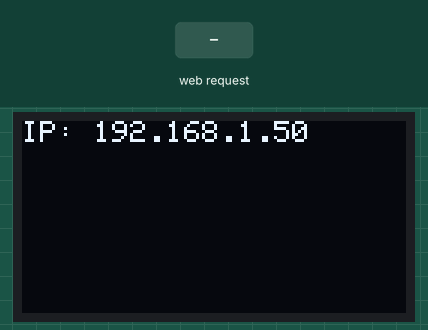
Recording of a sketch running on a simulated ESP8266 (NodeMCU). Shown: 128×64 one-colour display. Inputs (shaded band) come from the test bench. WiFi joins after 1.5 s; servers stay silent unless stated; not simulated (calls return 0 or success): credentials.h; what the sketch prints to the serial monitor is not drawn.

Above: at 3.7 s.
3.8 s: HTTP request GET /update?valor=1 received
At 4.1 s:
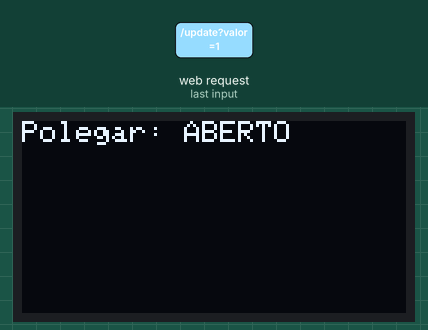
5.3 s: HTTP request GET /update?valor=0 received
At 6.5 s:
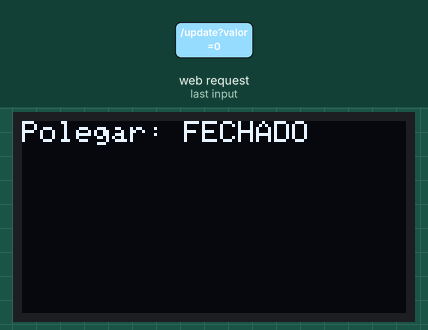
6.8 s: HTTP request GET /update?valor=120 received
At 7.6 s:
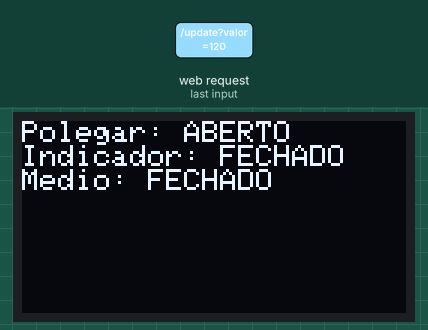
Timing chart, 0 to 9.8 s (numbered marks = the images above; inputs shaded):
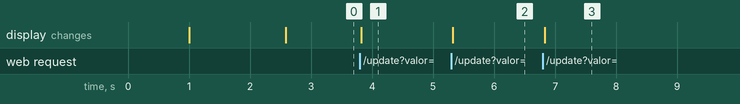

The sketch:

final_wifi.ino.ino
```cpp
#include <Arduino.h>
#include <ESP8266WiFi.h>
#include <ESP8266WebServer.h>
#include <Wire.h>
#include <Adafruit_GFX.h>
#include <Adafruit_SSD1306.h>

#include "credentials.h"  // Define ssid e password

// Configurações do display OLED
#define SCREEN_WIDTH 128
#define SCREEN_HEIGHT 64
#define OLED_RESET    -1
Adafruit_SSD1306 display(SCREEN_WIDTH, SCREEN_HEIGHT, &Wire, OLED_RESET);

// Servidor HTTP
ESP8266WebServer server(80);

// Nomes dos dedos
const char* dedos[5] = {"Polegar", "Indicador", "Medio", "Anelar", "Mindinho"};

// Função para mostrar texto no OLED
void displayFingers(const String &stateStr) {
  display.clearDisplay();
  display.setTextSize(1);
  display.setTextColor(WHITE);
  display.setCursor(0, 0);

  for (int i = 0; i < 5; i++) {
    if (i < stateStr.length()) {
      String status = (stateStr[i] == '1') ? "ABERTO" : "FECHADO";
      display.println(String(dedos[i]) + ": " + status);
    }
  }
  display.display();
}

// Função para tratar pedidos à rota /update
void handleUpdate() {
  if (server.hasArg("valor")) {
    String val = server.arg("valor");
    Serial.print("Recebido: ");
    Serial.println(val);
    displayFingers(val);
    server.send(200, "text/plain", "OK");
  } else {
    server.send(400, "text/plain", "Faltou o parametro 'valor'");
  }
}

void setup() {
  Serial.begin(115200);
  delay(1000);

  // Inicializa o OLED
  if (!display.begin(SSD1306_SWITCHCAPVCC, 0x3C)) {
    Serial.println(F("Erro: OLED nao encontrado"));
    for (;;);
  }
  display.clearDisplay();
  display.display();

  // Conecta ao WiFi
  Serial.print("A ligar ao WiFi: ");
  Serial.println(ssid);
  WiFi.begin(ssid, password);
  while (WiFi.status() != WL_CONNECTED) {
    delay(500);
    Serial.print(".");
  }
  Serial.println("\nWiFi ligado!");
  Serial.print("IP: ");
  Serial.println(WiFi.localIP());
  display.clearDisplay();
  display.setTextSize(1);
  display.setCursor(0,0);
  display.println("IP: " + WiFi.localIP().toString());
  display.display();

  // Configura a rota /update
  server.on("/update", handleUpdate);
  server.begin();
  Serial.println("Servidor HTTP iniciado.");
}

void loop() {
  server.handleClient();  // processa pedidos HTTP
}
```

Measured:
- after the input at 3.8 s, the display: changes at once (image 1)
- after the input at 5.3 s, the display: changes at once (image 2)
- after the input at 6.8 s, the display: changes at once (image 3)
